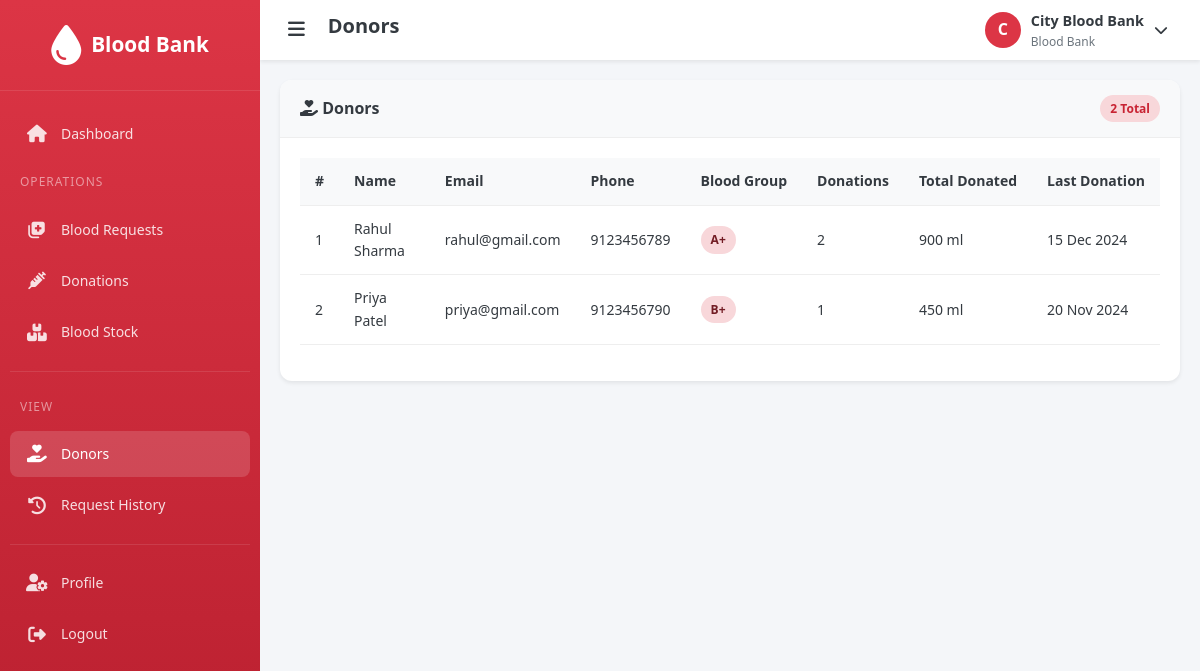
The app's page /bloodbank/donors.php (signed in) with its own data.
### tables this page shows
CREATE TABLE blood_bank (
    id INT PRIMARY KEY AUTO_INCREMENT,
    user_id INT,
    name VARCHAR(150) NOT NULL,
    address VARCHAR(255),
    state_id INT,
    city_id INT,
    location_id INT,
    phone VARCHAR(15),
    email VARCHAR(100),
    status ENUM('active', 'inactive') DEFAULT 'active',
    created_at TIMESTAMP DEFAULT CURRENT_TIMESTAMP,
    FOREIGN KEY (user_id) REFERENCES users(id) ON DELETE SET NULL,
    FOREIGN KEY (state_id) REFERENCES state(id) ON DELETE SET NULL,
    FOREIGN KEY (city_id) REFERENCES city(id) ON DELETE SET NULL,
    FOREIGN KEY (location_id) REFERENCES location(id) ON DELETE SET NULL
);

CREATE TABLE donor (
    id INT PRIMARY KEY AUTO_INCREMENT,
    user_id INT NOT NULL,
    blood_group_id INT NOT NULL,
    age INT,
    gender ENUM('Male', 'Female', 'Other'),
    address VARCHAR(255),
    last_donation_date DATE,
    total_donations INT DEFAULT 0,
    created_at TIMESTAMP DEFAULT CURRENT_TIMESTAMP,
    FOREIGN KEY (user_id) REFERENCES users(id) ON DELETE CASCADE,
    FOREIGN KEY (blood_group_id) REFERENCES blood_group(id) ON DELETE CASCADE
);

CREATE TABLE users (
    id INT PRIMARY KEY AUTO_INCREMENT,
    name VARCHAR(100) NOT NULL,
    email VARCHAR(100) UNIQUE NOT NULL,
    password VARCHAR(255) NOT NULL,
    phone VARCHAR(15),
    role ENUM('admin', 'bloodbank', 'donor', 'patient') NOT NULL,
    status ENUM('active', 'inactive', 'pending') DEFAULT 'active',
    created_at TIMESTAMP DEFAULT CURRENT_TIMESTAMP
);

CREATE TABLE blood_group (
    id INT PRIMARY KEY AUTO_INCREMENT,
    group_name VARCHAR(10) NOT NULL UNIQUE
);

### config/session.php (called while the page is built, shortened)
<?php
function getUserId() {
    return $_SESSION['user_id'] ?? null;
}
function getUserName() {
    return $_SESSION['user_name'] ?? 'User';
}
?>

### config/functions.php (called while the page is built, shortened)
<?php
require_once __DIR__ . '/database.php';
function formatDate($date) {
    return date('d M Y', strtotime($date));
}
function getBloodBankByUserId($userId) {
    global $conn;
    $userId = (int)$userId;
    $result = mysqli_query($conn, "SELECT * FROM blood_bank WHERE user_id = $userId");
    return mysqli_fetch_assoc($result);
}
?>

### bloodbank/donors.php (the view, shortened to what this page needs)
<?php
$pageTitle = 'Donors';
require_once '../includes/header.php';
$bloodBankInfo = getBloodBankByUserId(getUserId());
$bloodBankId = $bloodBankInfo['id'] ?? 0;
$donorsQuery = "SELECT DISTINCT d.*, u.name, u.email, u.phone, u.status, bg.group_name,
                       (SELECT COUNT(*) FROM donation WHERE donor_id = d.id AND blood_bank_id = $bloodBankId) as donation_count,
                       (SELECT SUM(quantity_ml) FROM donation WHERE donor_id = d.id AND blood_bank_id = $bloodBankId AND status = 'approved') as total_donated
                FROM donor d
                JOIN users u ON d.user_id = u.id
                JOIN blood_group bg ON d.blood_group_id = bg.id
                JOIN donation dn ON d.id = dn.donor_id AND dn.blood_bank_id = $bloodBankId
                ORDER BY total_donated DESC";
$donors = mysqli_fetch_all(mysqli_query($conn, $donorsQuery), MYSQLI_ASSOC);
require_once '../includes/bloodbank_sidebar.php';
?>
<div class="card">
    <div class="card-header">
        <h3><i class="fas fa-hand-holding-heart"></i> Donors</h3>
        <span class="badge badge-primary"><?php echo count($donors); ?> Total</span>
    </div>
    <div class="card-body">
        <?php if (count($donors) > 0): ?>
            <div class="table-responsive">
                <table class="table">
                    <thead>
                        <tr>
                            <th>#</th>
                            <th>Name</th>
                            <th>Email</th>
                            <th>Phone</th>
                            <th>Blood Group</th>
                            <th>Donations</th>
                            <th>Total Donated</th>
                            <th>Last Donation</th>
                        </tr>
                    </thead>
                    <tbody>
                        <?php foreach ($donors as $index => $donor): ?>
                            <tr>
                                <td><?php echo $index + 1; ?></td>
                                <td><?php echo htmlspecialchars($donor['name']); ?></td>
                                <td><?php echo htmlspecialchars($donor['email']); ?></td>
                                <td><?php echo htmlspecialchars($donor['phone']); ?></td>
                                <td><span class="badge badge-danger"><?php echo $donor['group_name']; ?></span></td>
                                <td><?php echo $donor['donation_count']; ?></td>
                                <td><?php echo number_format($donor['total_donated'] ?? 0); ?> ml</td>
                                <td><?php echo $donor['last_donation_date'] ? formatDate($donor['last_donation_date']) : 'N/A'; ?></td>
                            </tr>
                        <?php endforeach; ?>
                    </tbody>
                </table>
            </div>
        <?php endif; ?>
    </div>
</div>
    </div>
</main>
<?php require_once '../includes/footer.php'; ?>

### includes/bloodbank_sidebar.php (shortened to what this page needs)
<?php
$currentPage = basename($_SERVER['PHP_SELF'], '.php');
$bloodBankInfo = getBloodBankByUserId(getUserId());
?>
<aside class="sidebar">
    <div class="sidebar-header">
        <a href="/blood_bank/bloodbank/dashboard.php" class="logo">
            <i class="fas fa-tint"></i>
            <span class="logo-text">Blood Bank</span>
        </a>
    </div>
    <nav class="sidebar-menu">
        <div class="menu-item">
            <a href="/blood_bank/bloodbank/dashboard.php" class="menu-link <?php echo $currentPage === 'dashboard' ? 'active' : ''; ?>">
                <i class="fas fa-home"></i>
                <span>Dashboard</span>
            </a>
        </div>
        <div class="menu-title">Operations</div>
        <div class="menu-item">
            <a href="/blood_bank/bloodbank/blood_requests.php" class="menu-link <?php echo $currentPage === 'blood_requests' ? 'active' : ''; ?>">
                <i class="fas fa-notes-medical"></i>
                <span>Blood Requests</span>
            </a>
        </div>
        <div class="menu-item">
            <a href="/blood_bank/bloodbank/donations.php" class="menu-link <?php echo $currentPage === 'donations' ? 'active' : ''; ?>">
                <i class="fas fa-syringe"></i>
                <span>Donations</span>
            </a>
        </div>
        <div class="menu-item">
            <a href="/blood_bank/bloodbank/blood_stock.php" class="menu-link <?php echo $currentPage === 'blood_stock' ? 'active' : ''; ?>">
                <i class="fas fa-boxes"></i>
                <span>Blood Stock</span>
            </a>
        </div>
        <div class="menu-divider"></div>
        <div class="menu-title">View</div>
        <div class="menu-item">
            <a href="/blood_bank/bloodbank/donors.php" class="menu-link <?php echo $currentPage === 'donors' ? 'active' : ''; ?>">
                <i class="fas fa-hand-holding-heart"></i>
                <span>Donors</span>
            </a>
        </div>
        <div class="menu-item">
            <a href="/blood_bank/bloodbank/request_history.php" class="menu-link <?php echo $currentPage === 'request_history' ? 'active' : ''; ?>">
                <i class="fas fa-history"></i>
                <span>Request History</span>
            </a>
        </div>
        <div class="menu-divider"></div>
        <div class="menu-item">
            <a href="/blood_bank/bloodbank/profile.php" class="menu-link <?php echo $currentPage === 'profile' ? 'active' : ''; ?>">
                <i class="fas fa-user-cog"></i>
                <span>Profile</span>
            </a>
        </div>
        <div class="menu-item">
            <a href="/blood_bank/logout.php" class="menu-link">
                <i class="fas fa-sign-out-alt"></i>
                <span>Logout</span>
            </a>
        </div>
    </nav>
</aside>
<main class="main-content">
    <header class="header">
        <div class="header-left">
            <button class="toggle-sidebar" type="button">
                <i class="fas fa-bars"></i>
            </button>
            <h1 class="page-title"><?php echo $pageTitle ?? 'Dashboard'; ?></h1>
        </div>
        <div class="header-right">
            <div class="user-dropdown">
                <div class="dropdown-toggle">
                    <div class="user-avatar"><?php echo $userInitial; ?></div>
                    <div class="user-info">
                        <div class="user-name"><?php echo $bloodBankInfo['name'] ?? getUserName(); ?></div>
                        <div class="user-role">Blood Bank</div>
                    </div>
                    <i class="fas fa-chevron-down"></i>
                </div>
            </div>
        </div>
    </header>
    <div class="content-wrapper">

### records on screen
blood_bank: name "City Blood Bank"
donor: user.name "Rahul Sharma", user.email "rahul@gmail.com", user.phone "9123456789", blood_group.group_name "A+", donation_count "2", total_donated "900", last_donation_date "15 Dec 2024"
donor: user.name "Priya Patel", user.email "priya@gmail.com", user.phone "9123456790", blood_group.group_name "B+", donation_count "1", total_donated "450", last_donation_date "20 Nov 2024"

### other values on screen
$pageTitle "Donors"
$userInitial "C"
count($donors) "2"
